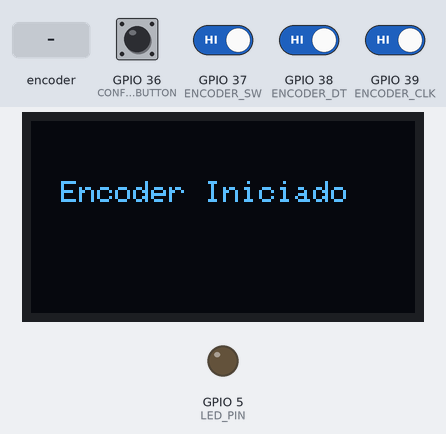
A sketch run on a simulated ESP32. Parts: 128×64 one-colour display, output pins drawn as LEDs (lit = HIGH). The inputs (shaded band) are chosen by the test bench; at power-on: GPIO 36 (CONFIG_BUTTON), GPIO 37 (ENCODER_SW), GPIO 38 (ENCODER_DT), GPIO 39 (ENCODER_CLK) HIGH. EEPROM starts erased; what the sketch prints to the serial monitor is not drawn.

Above: at 2.2 s.
2.3 s: rotary encoder on GPIO 39 (ENCODER_CLK) / GPIO 38 (ENCODER_DT) turned 3 steps (first pin leading)
At 3.1 s:
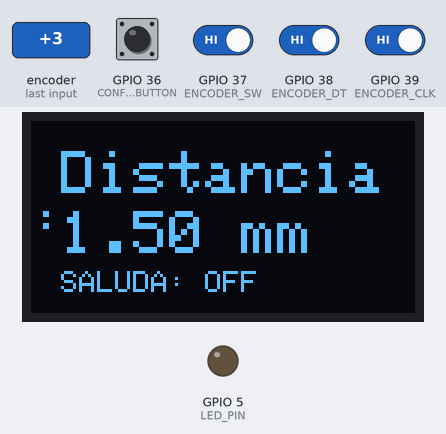
4.4 s: GPIO 36 (CONFIG_BUTTON) pulled LOW for 1 s
At 6.4 s:
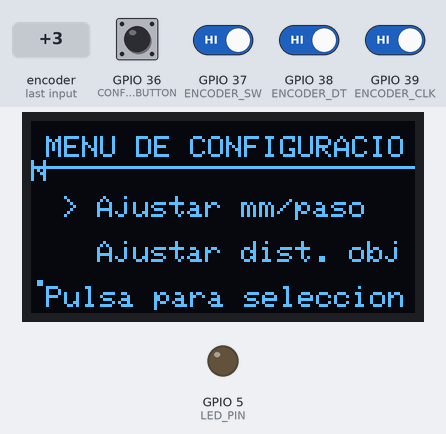
6.9 s: GPIO 37 (ENCODER_SW) driven LOW
At 7.03 s:
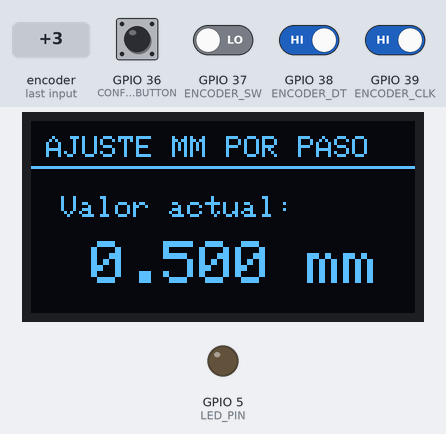
9.0 s: GPIO 36 (CONFIG_BUTTON) pulled LOW for 0.15 s
At 9.9 s:
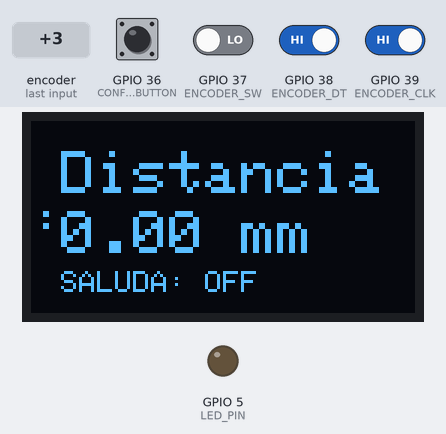
10.8 s: rotary encoder on GPIO 39 (ENCODER_CLK) / GPIO 38 (ENCODER_DT) turned 2 steps (second pin leading)
At 10.89 s:
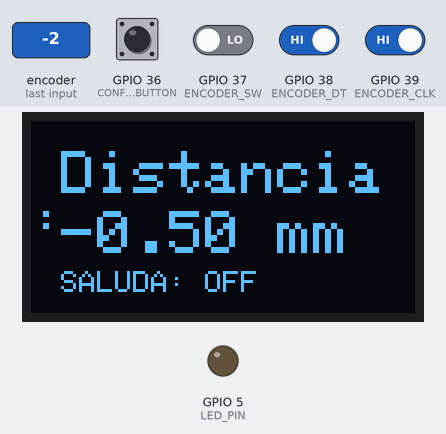
12.7 s: GPIO 36 (CONFIG_BUTTON) pulled LOW for 3.2 s
At 16.28 s:
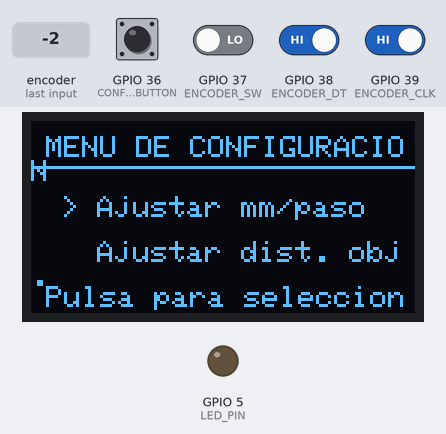
Timing chart, 0 to 17.5 s (numbered marks = the images above; inputs shaded):
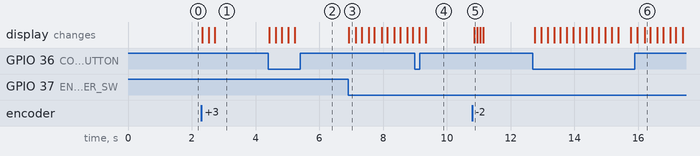

Measured:
- after the input at 2.3 s, the display: first changes at once (image 1 shows a later state)
- after the input at 4.4 s, the display: changes at once (image 2)
- after the input at 6.9 s, the display: changes at once (image 3)
- after the input at 9.0 s, the display: first changes after 0.14 s (image 4 shows a later state)
- after the input at 10.8 s, the display: changes after 0.05 s (image 5)
- after the input at 12.7 s, the display: changes after 0.06 s (image 6)

The sketch:

Encoder_Rotativo.ino
```cpp
// Librerías necesarias para el display OLED
#include <Wire.h>
#include <Adafruit_GFX.h>
#include <Adafruit_SSD1306.h>
#include <Preferences.h>  // Librería para almacenamiento persistente

// Pines del encoder
#define ENCODER_CLK  39    // Pin para CLK (A)
#define ENCODER_DT   38    // Pin para DT (B)
#define ENCODER_SW   37    // Pin para el botón del encoder
#define CONFIG_BUTTON 36   // pin para abrir la configuracion del encoder

// Configuración del OLED
#define SCREEN_WIDTH 128   // Ancho de la pantalla OLED en píxeles
#define SCREEN_HEIGHT 64   // Altura de la pantalla OLED en píxeles
#define OLED_RESET    -1   // Reset (-1 si no se usa)
#define OLED_ADDR     0x3C // Dirección I2C del OLED (0x3C para la mayoría de pantallas)
#define OLED_SDA      41   // GPIO para SDA
#define OLED_SCL      40   // GPIO para SCL

// Configuración del LED
#define LED_PIN 5          // Pin donde conectamos el LED

// Objeto OLED
Adafruit_SSD1306 display(SCREEN_WIDTH, SCREEN_HEIGHT, &Wire, OLED_RESET);

// Variables para el encoder
volatile long encoderCount = 0;    // Contador de pasos del encoder
int lastStateCLK;                  // Último estado conocido del pin CLK
float mmPerStep = 0.5;             // Distancia en mm por paso del encoder (ahora variable)

// Distancia objetivo para encender el LED (valor inicial, modificable)
float TARGET_DISTANCE = 50.0;      // Se podrá ajustar dinámicamente

// Tiempo para evitar rebote del botón
unsigned long lastButtonPress = 0;
const int debounceTime = 200;      // Tiempo para evitar rebote en ms

// Variables para el menú de configuración
enum MenuState {
  NORMAL_MODE,
  CONFIG_MENU,
  ADJUST_MM_PER_STEP,
  ADJUST_TARGET_DISTANCE
};
MenuState currentState = NORMAL_MODE;
int menuSelection = 0;
const int MAX_MENU_ITEMS = 2;

// Objeto para guardar datos en memoria flash
Preferences preferences;

void setup() {
  Wire.begin(OLED_SDA, OLED_SCL);  // Inicializar I2C

  // Configuración de pines
  pinMode(ENCODER_CLK, INPUT);
  pinMode(ENCODER_DT, INPUT);
  pinMode(ENCODER_SW, INPUT_PULLUP);
  pinMode(CONFIG_BUTTON, INPUT_PULLUP); // Botón de configuración con pull-up
  pinMode(LED_PIN, OUTPUT);             // Pin del LED como salida
  digitalWrite(LED_PIN, LOW);           // Apagar LED al inicio

  // Inicializar comunicación serial para depuración
  Serial.begin(115200);
  Serial.println("==============================================");
  Serial.println("  INICIANDO SISTEMA DE ENCODER CON DISPLAY   ");
  Serial.println("==============================================");

  // Inicializar almacenamiento Preferences
  preferences.begin("encoder", false);  // Espacio de nombres: "encoder"

  // Leer valores almacenados desde Preferences
  loadPreferences();

  // Inicializar OLED
  if (!display.begin(SSD1306_SWITCHCAPVCC, OLED_ADDR)) {
    Serial.println(F("❌ ERROR: No se pudo iniciar el display OLED"));
    for (;;);
  } else {
    Serial.println(F("✅ Display OLED iniciado correctamente"));
  }

  // Pantalla de bienvenida
  displayWelcomeMessage();

  // Leer el estado inicial del CLK
  lastStateCLK = digitalRead(ENCODER_CLK);

  Serial.println("\n📊 SISTEMA LISTO - MODO NORMAL ACTIVO");
  Serial.println("----------------------------------------------");
}

// Mostrar mensaje de bienvenida al iniciar
void displayWelcomeMessage() {
  display.clearDisplay();
  display.setTextSize(1);
  display.setTextColor(WHITE);
  display.setCursor(10, 20);
  display.println("Encoder Iniciado");
  display.display();

  Serial.println("\n🔄 PANTALLA DE BIENVENIDA");
  Serial.println("Encoder Iniciado");

  delay(1000);
}

// Mostrar distancia actual en la pantalla OLED
void displayDistance(float distance) {
  display.clearDisplay();
  display.setTextSize(2);  // Tamaño de texto grande
  display.setTextColor(WHITE);
  display.setCursor(10, 10);
  display.print("Distancia:");
  display.setCursor(10, 30);
  display.print(distance, 2);  // Mostrar 2 decimales
  display.print(" mm");

  // Mostrar estado del LED
  display.setCursor(10, 50);
  display.setTextSize(1);
  if (distance >= TARGET_DISTANCE) {
    display.print("SALIDA: ON");
  } else {
    display.print("SALUDA: OFF");
  }

  display.display();

  // Mostrar la misma información en el monitor serial
  Serial.println("\n📏 MODO NORMAL - MEDICIÓN DE DISTANCIA");
  Serial.print("Distancia actual: ");
  Serial.print(distance, 2);
  Serial.println(" mm");
  Serial.print("Estado de SALIDA: ");
  Serial.println(distance >= TARGET_DISTANCE ? "ENCENDIDO ●" : "APAGADO ○");
  Serial.print("Distancia objetivo: ");
  Serial.print(TARGET_DISTANCE, 1);
  Serial.println(" mm");
  Serial.print("mm por paso: ");
  Serial.print(mmPerStep, 3);
  Serial.println(" mm");
}

// Mostrar menú de configuración
void displayConfigMenu() {
  display.clearDisplay();
  display.setTextSize(1);
  display.setTextColor(WHITE);
  display.setCursor(5, 5);
  display.println("MENU DE CONFIGURACION");
  display.drawLine(0, 15, SCREEN_WIDTH, 15, WHITE);

  // Opción 1: Ajustar mm por paso
  display.setCursor(10, 25);
  if (menuSelection == 0) {
    display.print("> ");
  } else {
    display.print("  ");
  }
  display.print("Ajustar mm/paso");

  // Opción 2: Ajustar distancia objetivo
  display.setCursor(10, 40);
  if (menuSelection == 1) {
    display.print("> ");
  } else {
    display.print("  ");
  }
  display.print("Ajustar dist. obj.");

  // Instrucciones
  display.setCursor(5, 55);
  display.print("Pulsa para seleccionar");

  display.display();

  // Mostrar la misma información en el monitor serial
  Serial.println("\n⚙️ MENÚ DE CONFIGURACIÓN");
  Serial.println("----------------------------------------------");
  Serial.println(menuSelection == 0 ? "→ [Ajustar mm/paso]" : "  Ajustar mm/paso");
  Serial.println(menuSelection == 1 ? "→ [Ajustar dist. objetivo]" : "  Ajustar dist. objetivo");
  Serial.println("----------------------------------------------");
  Serial.println("Usar encoder para navegar, botón para seleccionar");
}

// Mostrar pantalla de ajuste de mm por paso
void displayAdjustMmPerStep() {
  display.clearDisplay();
  display.setTextSize(1);
  display.setTextColor(WHITE);
  display.setCursor(5, 5);
  display.println("AJUSTE MM POR PASO");
  display.drawLine(0, 15, SCREEN_WIDTH, 15, WHITE);

  display.setCursor(10, 25);
  display.print("Valor actual: ");

  display.setTextSize(2);
  display.setCursor(20, 40);
  display.print(mmPerStep, 3);
  display.print(" mm");

  display.display();

  // Mostrar la misma información en el monitor serial
  Serial.println("\n📐 AJUSTE DE MM POR PASO");
  Serial.println("----------------------------------------------");
  Serial.print("Valor actual: ");
  Serial.print(mmPerStep, 3);
  Serial.println(" mm por paso");
  Serial.println("----------------------------------------------");
  Serial.println("Girar encoder para ajustar, pulsar para guardar");
}

// Mostrar pantalla de ajuste de distancia objetivo
void displayAdjustTargetDistance() {
  display.clearDisplay();
  display.setTextSize(1);
  display.setTextColor(WHITE);
  display.setCursor(5, 5);
  display.println("AJUSTE DIST. OBJETIVO");
  display.drawLine(0, 15, SCREEN_WIDTH, 15, WHITE);

  display.setCursor(10, 25);
  display.print("Valor actual: ");

  display.setTextSize(2);
  display.setCursor(20, 40);
  display.print(TARGET_DISTANCE, 1);
  display.print(" mm");

  display.display();

  // Mostrar la misma información en el monitor serial
  Serial.println("\n🎯 AJUSTE DE DISTANCIA OBJETIVO");
  Serial.println("----------------------------------------------");
  Serial.print("Valor actual: ");
  Serial.print(TARGET_DISTANCE, 1);
  Serial.println(" mm");
  Serial.println("----------------------------------------------");
  Serial.println("Girar encoder para ajustar, pulsar para guardar");
}

// Función para guardar valores en Preferences
void savePreferences() {
  preferences.putLong("encoderCount", encoderCount);
  preferences.putFloat("targetDist", TARGET_DISTANCE);
  preferences.putFloat("mmPerStep", mmPerStep);

  Serial.println("\n💾 GUARDANDO EN MEMORIA");
  Serial.println("----------------------------------------------");
  Serial.println("✅ Valores guardados con éxito:");
  Serial.print("   - Posición actual (pasos): ");
  Serial.println(encoderCount);
  Serial.print("   - Distancia objetivo: ");
  Serial.print(TARGET_DISTANCE, 1);
  Serial.println(" mm");
  Serial.print("   - mm por paso: ");
  Serial.print(mmPerStep, 3);
  Serial.println(" mm");
  Serial.println("----------------------------------------------");
}

// Función para cargar valores desde Preferences
void loadPreferences() {
  encoderCount = preferences.getLong("encoderCount", 0);  // Valor predeterminado = 0
  TARGET_DISTANCE = preferences.getFloat("targetDist", 50.0);  // Valor por defecto = 50.0 mm
  mmPerStep = preferences.getFloat("mmPerStep", 0.5);  // Valor por defecto = 0.5 mm

  Serial.println("\n📂 CARGANDO DESDE MEMORIA");
  Serial.println("----------------------------------------------");
  Serial.print("📡 Posición actual (pasos): ");
  Serial.println(encoderCount);
  Serial.print("📏 Distancia actual calculada: ");
  Serial.print(encoderCount * mmPerStep, 2);
  Serial.println(" mm");
  Serial.print("🎯 Distancia objetivo: ");
  Serial.print(TARGET_DISTANCE, 1);
  Serial.println(" mm");
  Serial.print("📐 mm por paso: ");
  Serial.print(mmPerStep, 3);
  Serial.println(" mm");
  Serial.println("----------------------------------------------");
}

// Procesar input del encoder en el modo de configuración
void processEncoderConfigMode(int direction) {
  switch (currentState) {
    case CONFIG_MENU:
      // Navegar por el menú
      menuSelection += direction;
      // Mantener la selección dentro de los límites
      if (menuSelection < 0) menuSelection = MAX_MENU_ITEMS - 1;
      if (menuSelection >= MAX_MENU_ITEMS) menuSelection = 0;

      displayConfigMenu();
      break;

    case ADJUST_MM_PER_STEP:
      // Ajustar mmPerStep (incrementos más pequeños)
      mmPerStep += direction * 0.01;
      if (mmPerStep < 0.01) mmPerStep = 0.01; // Evitar valores negativos o cero

      displayAdjustMmPerStep();
      break;

    case ADJUST_TARGET_DISTANCE:
      // Ajustar TARGET_DISTANCE (incrementos de 1mm)
      TARGET_DISTANCE += direction;
      if (TARGET_DISTANCE < 1) TARGET_DISTANCE = 1; // Evitar valores negativos o cero

      displayAdjustTargetDistance();
      break;

    default:
      break;
  }
}

// Procesar pulsación del botón en el modo de configuración
void processButtonConfigMode() {
  switch (currentState) {
    case CONFIG_MENU:
      // Seleccionar opción del menú
      if (menuSelection == 0) {
        currentState = ADJUST_MM_PER_STEP;
        Serial.println("\n🔄 Seleccionado: Ajustar mm por paso");
        displayAdjustMmPerStep();
      } else if (menuSelection == 1) {
        currentState = ADJUST_TARGET_DISTANCE;
        Serial.println("\n🔄 Seleccionado: Ajustar distancia objetivo");
        displayAdjustTargetDistance();
      }
      break;

    case ADJUST_MM_PER_STEP:
    case ADJUST_TARGET_DISTANCE:
      // Guardar y volver al menú
      savePreferences();
      currentState = CONFIG_MENU;
      Serial.println("🔙 Volviendo al menú principal");
      displayConfigMenu();
      break;

    default:
      break;
  }
}

void loop() {
  // Leer estado actual del CLK
  int currentStateCLK = digitalRead(ENCODER_CLK);

  // Verificar botón de configuración
  if (digitalRead(CONFIG_BUTTON) == LOW) {
    if (millis() - lastButtonPress > debounceTime) {
      lastButtonPress = millis();

      if (currentState == NORMAL_MODE) {
        // Entrar al modo configuración
        currentState = CONFIG_MENU;
        menuSelection = 0;
        Serial.println("\n🔧 ENTRANDO EN MODO CONFIGURACIÓN");
        displayConfigMenu();
      } else {
        // Salir del modo configuración y volver al modo normal
        currentState = NORMAL_MODE;
        Serial.println("\n🔄 SALIENDO DE CONFIGURACIÓN - VOLVIENDO A MODO NORMAL");
        // Mostrar la distancia actual
        displayDistance(encoderCount * mmPerStep);
      }
    }
  }

  // Verificar si hubo un cambio en el estado del CLK (flanco descendente)
  if (currentStateCLK != lastStateCLK && currentStateCLK == LOW) {
    // Leer estado del pin DT para determinar dirección
    int stateDT = digitalRead(ENCODER_DT);
    int direction = (stateDT == HIGH) ? 1 : -1;

    if (currentState == NORMAL_MODE) {
      // Modo normal: contar distancia
      encoderCount += direction;

      // Calcular distancia en mm
      float distanceMM = encoderCount * mmPerStep;

      // Mostrar distancia actualizada en el OLED
      displayDistance(distanceMM);

      // Verificar si alcanzamos la distancia objetivo para encender/apagar el LED
      if (distanceMM >= TARGET_DISTANCE) {
        digitalWrite(LED_PIN, HIGH);  // Encender LED
      } else {
        digitalWrite(LED_PIN, LOW);   // Apagar LED
      }

      // Guardar valores actualizados en Preferences
      preferences.putLong("encoderCount", encoderCount); // Solo guardamos la posición para evitar spam
    }
    else {
      // Modo configuración: ajustar parámetros
      processEncoderConfigMode(direction);
    }
  }

  // Actualizar estado del CLK para la siguiente lectura
  lastStateCLK = currentStateCLK;

  // Verificar si el botón del encoder fue presionado
  if (digitalRead(ENCODER_SW) == LOW) {
    // Verificar tiempo para evitar rebote
    if (millis() - lastButtonPress > debounceTime) {
      lastButtonPress = millis();

      if (currentState == NORMAL_MODE) {
        // Reiniciar contador en modo normal
        encoderCount = 0;
        Serial.println("\n🔄 REINICIANDO CONTADOR A CERO");
        displayDistance(0.0);
        digitalWrite(LED_PIN, LOW);
        savePreferences();
      }
      else {
        // Procesar acción del botón en modo configuración
        processButtonConfigMode();
      }
    }
  }
}
```
